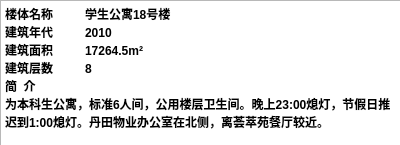
<?xml version="1.0" encoding="UTF-8"?>
<ui version="4.0">
 <class>a18shibahao</class>
 <widget class="QDialog" name="a18shibahao">
  <property name="geometry">
   <rect>
    <x>0</x>
    <y>0</y>
    <width>400</width>
    <height>145</height>
   </rect>
  </property>
  <property name="windowTitle">
   <string>Dialog</string>
  </property>
  <widget class="QTextBrowser" name="textBrowser">
   <property name="geometry">
    <rect>
     <x>0</x>
     <y>0</y>
     <width>401</width>
     <height>151</height>
    </rect>
   </property>
   <property name="html">
    <string>&lt;!DOCTYPE HTML PUBLIC &quot;-//W3C//DTD HTML 4.0//EN&quot; &quot;http://www.w3.org/TR/REC-html40/strict.dtd&quot;&gt;
&lt;html&gt;&lt;head&gt;&lt;meta name=&quot;qrichtext&quot; content=&quot;1&quot; /&gt;&lt;style type=&quot;text/css&quot;&gt;
p, li { white-space: pre-wrap; }
&lt;/style&gt;&lt;/head&gt;&lt;body style=&quot; font-family:'SimSun'; font-size:9pt; font-weight:400; font-style:normal;&quot;&gt;
&lt;p style=&quot; margin-top:0px; margin-bottom:0px; margin-left:0px; margin-right:0px; -qt-block-indent:0; text-indent:0px;&quot;&gt;&lt;span style=&quot; font-weight:600;&quot;&gt;楼体名称	学生公寓18号楼	&lt;/span&gt;&lt;/p&gt;
&lt;p style=&quot; margin-top:0px; margin-bottom:0px; margin-left:0px; margin-right:0px; -qt-block-indent:0; text-indent:0px;&quot;&gt;&lt;span style=&quot; font-weight:600;&quot;&gt;建筑年代	2010&lt;/span&gt;&lt;/p&gt;
&lt;p style=&quot; margin-top:0px; margin-bottom:0px; margin-left:0px; margin-right:0px; -qt-block-indent:0; text-indent:0px;&quot;&gt;&lt;span style=&quot; font-weight:600;&quot;&gt;建筑面积	17264.5m²	&lt;/span&gt;&lt;/p&gt;
&lt;p style=&quot; margin-top:0px; margin-bottom:0px; margin-left:0px; margin-right:0px; -qt-block-indent:0; text-indent:0px;&quot;&gt;&lt;span style=&quot; font-weight:600;&quot;&gt;建筑层数	8&lt;/span&gt;&lt;/p&gt;
&lt;p style=&quot; margin-top:0px; margin-bottom:0px; margin-left:0px; margin-right:0px; -qt-block-indent:0; text-indent:0px;&quot;&gt;&lt;span style=&quot; font-weight:600;&quot;&gt;简  介	&lt;/span&gt;&lt;/p&gt;
&lt;p style=&quot; margin-top:0px; margin-bottom:0px; margin-left:0px; margin-right:0px; -qt-block-indent:0; text-indent:0px;&quot;&gt;&lt;span style=&quot; font-weight:600;&quot;&gt;为本科生公寓，标准6人间，公用楼层卫生间。晚上23:00熄灯，节假日推迟到1:00熄灯。丹田物业办公室在北侧，离荟萃苑餐厅较近。&lt;/span&gt;&lt;/p&gt;&lt;/body&gt;&lt;/html&gt;</string>
   </property>
  </widget>
 </widget>
 <resources/>
 <connections/>
</ui>
